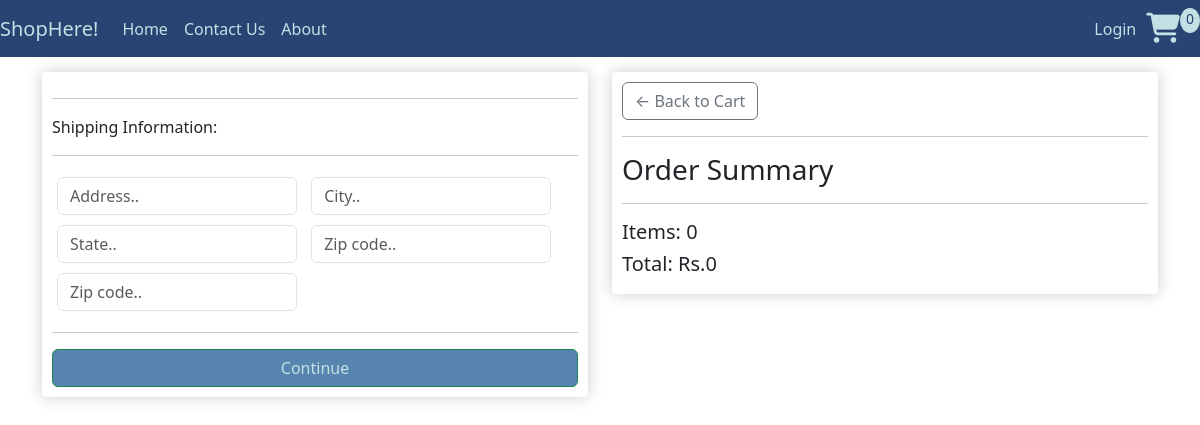
/checkout/ (signed in), run on an earlier commit of the app's database.
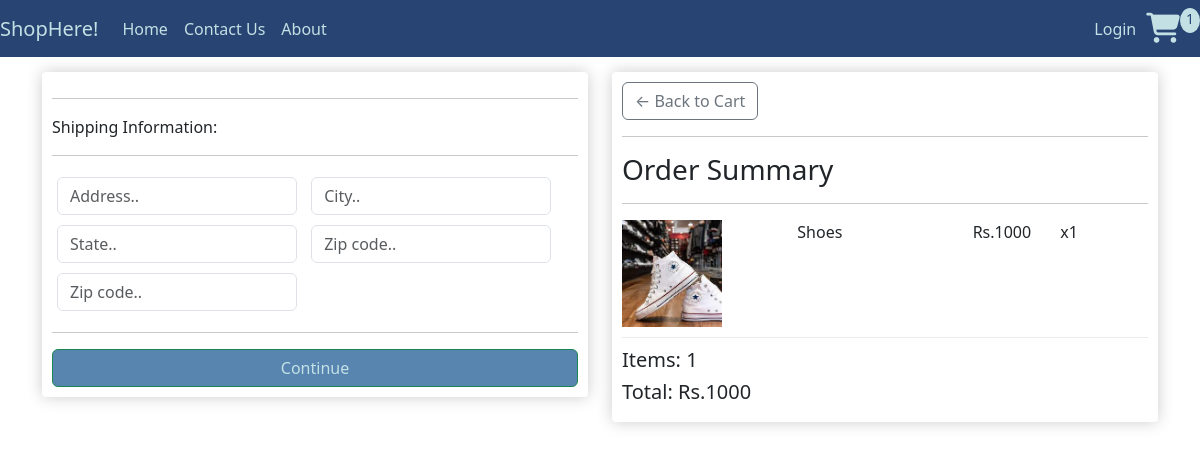
And on a later commit of the database.
### shop/models.py (models this page shows, shortened)
class Order(models.Model):
    customer=models.ForeignKey(Customer,on_delete=models.SET_NULL,null=True,blank=True)
    date_ordered=models.DateTimeField(auto_now_add=True)
    complete=models.BooleanField(default=False)
    transaction_id=models.CharField(max_length=100,null=True)
    @property
    def shipping(self):
        shipping=False
        orderitems=self.orderitem_set.all()
        for i in orderitems:
            if i.product.digital ==False:
                shipping=True
            return shipping
    @property
    def get_cart_total(self):
        orderitems=self.orderitem_set.all()
        total=sum([item.get_total for item in orderitems])
        return total
    @property
    def get_cart_items(self):
        orderitems=self.orderitem_set.all()
        total=sum([item.quantity for item in orderitems])
        return total

class OrderItem(models.Model):
    product=models.ForeignKey(Product_details,on_delete=models.SET_NULL,null=True)
    order=models.ForeignKey(Order,on_delete=models.SET_NULL,null=True)
    quantity=models.IntegerField(default=0,null=True,blank=True)
    date_added=models.DateTimeField(auto_now_add=True)
    @property
    def get_total(self):
        total=self.product.price*self.quantity
        return total

class Product_details(models.Model):
    prod_id=models.AutoField
    prod_name=models.CharField(max_length=30)
    prod_desc=models.TextField()
    image = models.ImageField(upload_to='product/images', default="")
    price = models.IntegerField(default=0)
    pub_date=models.DateField(auto_now_add=True)
    category=models.CharField(max_length=50,default="Sale")
    digital = models.BooleanField(default=False, null=True, blank=True)

### shop/views.py (the view)
# urls.py: path('checkout/',views.checkout,name='Checkout'),
def checkout(request):
    data=cartData(request)
    cartItems=data['cartItems']
    order=data['order']
    items=data['items']
    context={'items':items,'order':order,'cartItems':cartItems}
    return render(request,'checkout.html',context)

### shop/utilis.py (called while the page is built)
def cartData(request):
    if request.user.is_authenticated:
        customer=request.user.customer
        order,created=Order.objects.get_or_create(customer=customer,complete=False)
        items=order.orderitem_set.all()
        cartItems=order.get_cart_items
    else:
        cookieData = cookieCart(request)
        cartItems = cookieData['cartItems']
        order = cookieData['order']
        items = cookieData['items']
    return {'cartItems':cartItems,'order':order,'items':items}

### shop/templates/checkout.html (shortened to what this page needs)
{% extends 'index.html' %}
{% load static %}
{% block body %}
<div class="row">
    <div class="col-lg-6">
        <div class="box-element" id="form-wrapper">
            <form id="form">
                <div id="shipping-info">
                    <hr>
                    <p>Shipping Information:</p>
                    <hr>
                    <div class="form-field">
                        <input class="form-control" type="text" name="address" placeholder="Address..">
                    </div>
                    <div class="form-field">
                        <input class="form-control" type="text" name="city" placeholder="City..">
                    </div>
                    <div class="form-field">
                        <input class="form-control" type="text" name="state" placeholder="State..">
                    </div>
                    <div class="form-field">
                        <input class="form-control" type="text" name="zipcode" placeholder="Zip code..">
                    </div>
                    <div class="form-field">
                        <input class="form-control" type="text" name="country" placeholder="Zip code..">
                    </div>
                </div>
                <hr>
                <div class="d-grid gap-2">
                <input id="form-button" class="btn btn-success btn-block" type="submit button" value="Continue" style="color: #c3e0e5; background-color: #5885af;">
                </div>
            </form>
        </div>
        <br>
    </div>
    <div class="col-lg-6">
        <div class="box-element">
            <a class="btn btn-outline-secondary" href="{% url 'Cart' %}">&#x2190; Back to Cart</a>
            <hr>
            <h3>Order Summary</h3>
            <hr>
            {% for item in items %}
            <div class="cart-row">
                <div style="flex:2"><img class="row-image" src="/media/{{item.product.image}}"></div>
                <div style="flex:2">
                    <p>{{item.product.prod_name}}</p>
                </div>
                <div style="flex:1">
                    <p>Rs.{{item.product.price}}</p>
                </div>
                <div style="flex:1">
                    <p>x{{item.quantity}}</p>
                </div>
            </div>
            {% endfor %}
            <h5>Items: {{order.get_cart_items}}</h5>
            <h5>Total: Rs.{{order.get_cart_total}}</h5>
        </div>
    </div>
</div>
{% endblock %}

What changed in the data, as far as the page shows it:
added OrderItem: product.image (picture), product.prod_name "Shoes", product.price "1000", quantity "1"
computed for Order: get_cart_items "0" → "1"; get_cart_total "0" → "1000"
Also different on the page:
{{ cartItems }}: "0" → "1"
